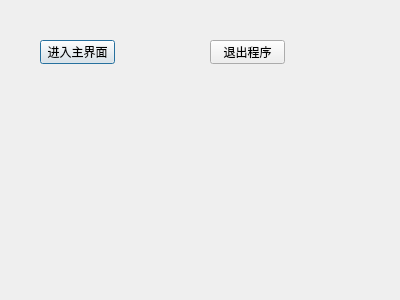
<?xml version="1.0" encoding="UTF-8"?>
<ui version="4.0">
 <class>MyDialog</class>
 <widget class="QDialog" name="MyDialog">
  <property name="geometry">
   <rect>
    <x>0</x>
    <y>0</y>
    <width>400</width>
    <height>300</height>
   </rect>
  </property>
  <property name="windowTitle">
   <string>Dialog</string>
  </property>
  <widget class="QPushButton" name="pushButton">
   <property name="geometry">
    <rect>
     <x>40</x>
     <y>40</y>
     <width>75</width>
     <height>24</height>
    </rect>
   </property>
   <property name="text">
    <string>进入主界面</string>
   </property>
  </widget>
  <widget class="QPushButton" name="pushButton_2">
   <property name="geometry">
    <rect>
     <x>210</x>
     <y>40</y>
     <width>75</width>
     <height>24</height>
    </rect>
   </property>
   <property name="text">
    <string>退出程序</string>
   </property>
  </widget>
 </widget>
 <resources/>
 <connections>
  <connection>
   <sender>pushButton_2</sender>
   <signal>clicked()</signal>
   <receiver>MyDialog</receiver>
   <slot>close()</slot>
   <hints>
    <hint type="sourcelabel">
     <x>251</x>
     <y>51</y>
    </hint>
    <hint type="destinationlabel">
     <x>346</x>
     <y>142</y>
    </hint>
   </hints>
  </connection>
 </connections>
</ui>
